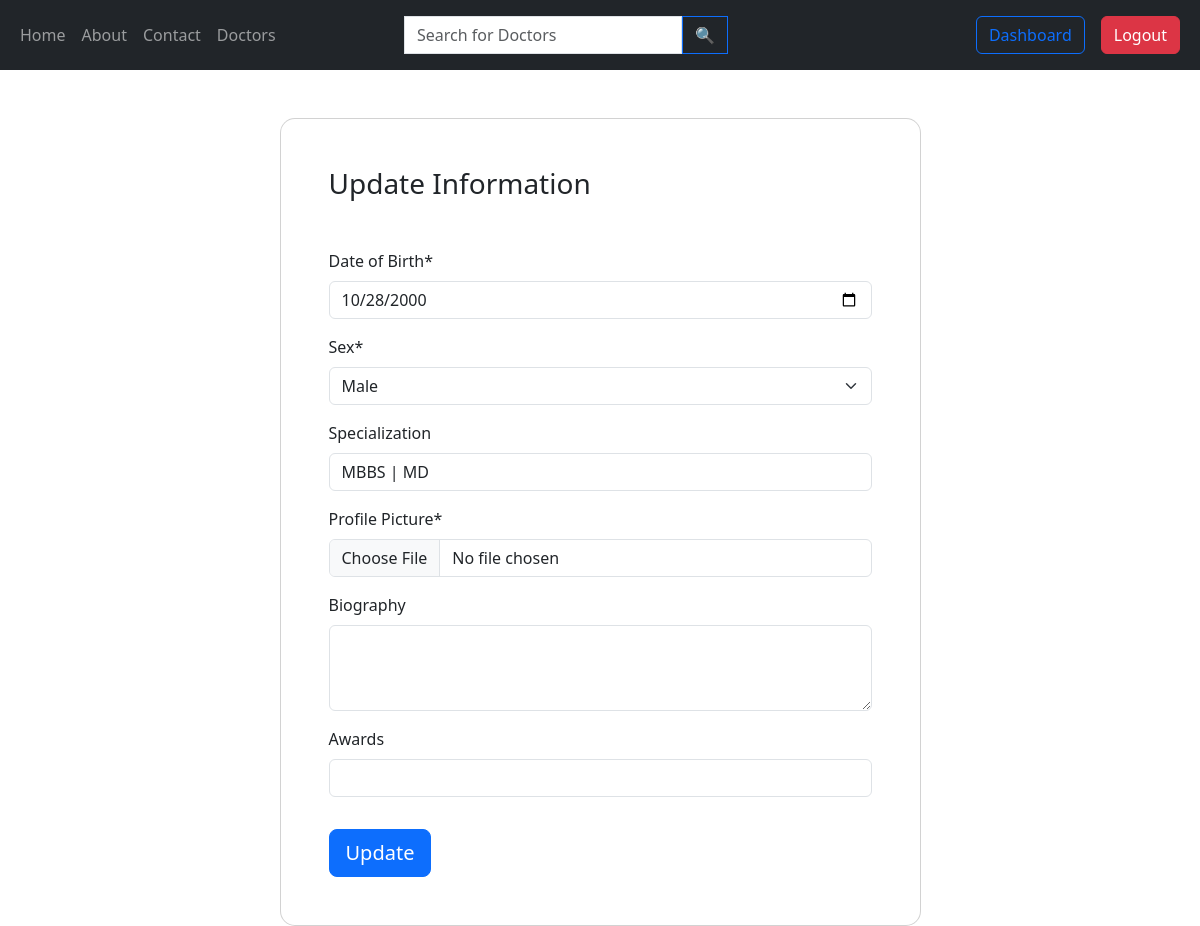
Before: /doctor-update/1/ (signed in) with the older database file.
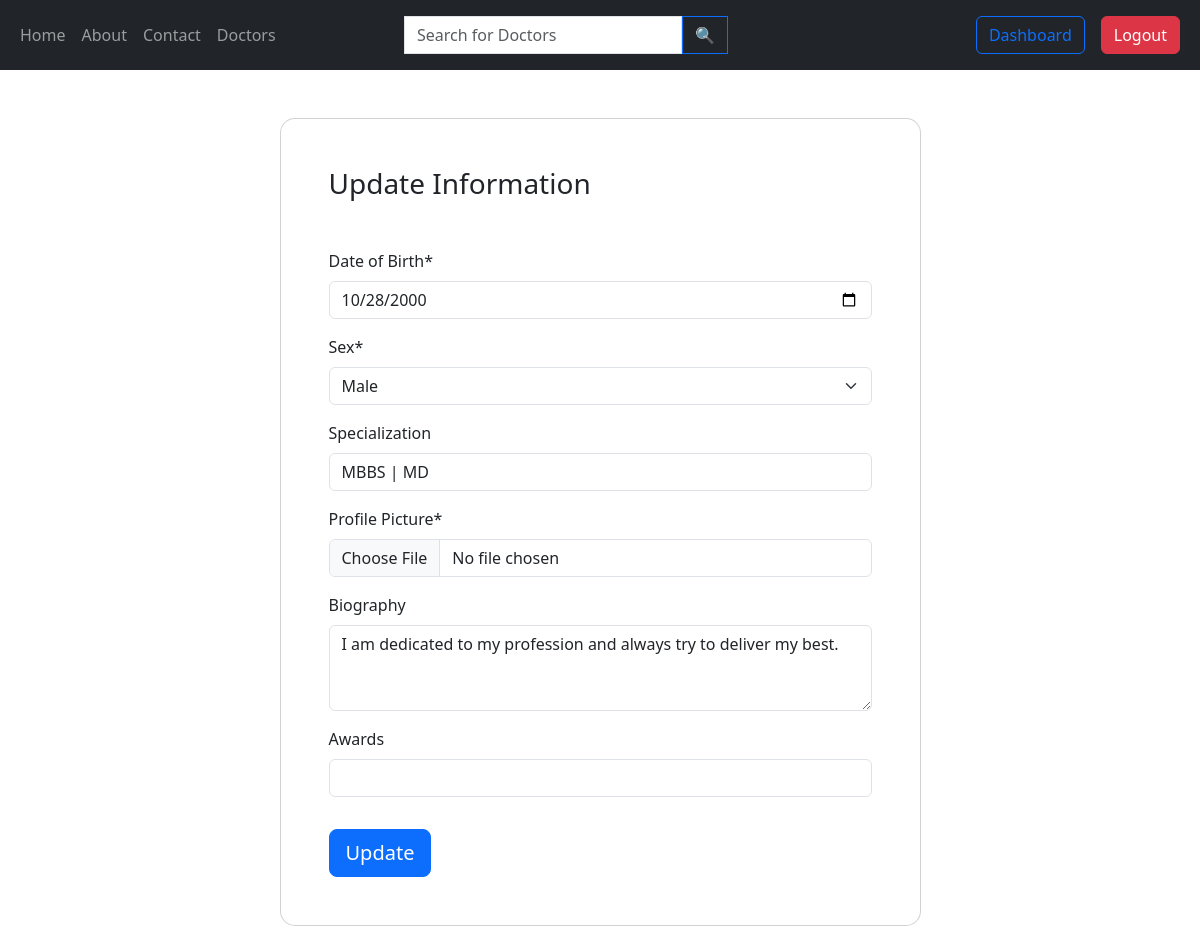
After: the same page with the newer database file.
### doctor/models.py (models this page shows, shortened)
class Doctor(models.Model):
  user= models.OneToOneField(User, on_delete= models.CASCADE,default=1)
  dob= models.DateField(default= None)
  sex= models.CharField(max_length= 10, choices= [('MALE', 'Male'), ('FEMALE', 'Female'), ('OTHER', 'Other')], default= 'FEMALE')
  department = models.ManyToManyField(Department)
  specialization = models.TextField(blank= True, null= True)
  dayofstarting= models.DateField(auto_now= True)
  avatar=models.ImageField(default="default_doctor_image.jpeg")
  Bio=models.TextField(default="",blank= True, null= True)
  Awards=models.TextField(default="",blank= True, null= True)

### doctor/views.py (the view)
# urls.py: path('doctor-update/<str:pk>/',views.doctor_update,name="doctor-update"),
@login_required(login_url='login_page')
@role_required(['DOCTOR'])
def doctor_update(request,pk):
    doctor=Doctor.objects.get(id=int(pk))
    form = DoctorForm(instance=doctor)
    if (request.method=='POST'):
        form = DoctorForm(request.POST,request.FILES,instance=doctor)
        if form.is_valid():
            form.save()
            return redirect('doctor-profile',pk=doctor.id)
    context={'form':form}
    return render(request,'doctor_update.html',context)

### doctor/forms.py
class DoctorForm(ModelForm):
    class Meta:
        model = Doctor
        fields = ['dob', 'sex', 'specialization', 'avatar', 'Bio', 'Awards']
        labels = {
            'dob': 'Date of Birth',
            'sex': 'Sex',
            'specialization': 'Specialization',
            'avatar': 'Profile Picture',
            'Bio': 'Biography',
            'Awards': 'Awards',
        }
        widgets = {
            'dob': forms.DateInput(attrs={'type': 'date', 'class': 'form-control', 'max': date.today()}),  # Date input
            'sex': forms.Select(attrs={'class': 'form-control'}),  # Dropdown for sex
            'specialization': forms.TextInput(attrs={'class': 'form-control'}),  # Text input for specialization
            'avatar': forms.FileInput(attrs={'class': 'form-control'}),  # File input for avatar
            'Bio': forms.Textarea(attrs={'class': 'form-control', 'rows': 3}),  # Textarea for Bio
            'Awards': forms.TextInput(attrs={'class': 'form-control'}),  # Text input for Awards
        }

### doctor/templates/doctor_update.html (shortened to what this page needs)
{% extends "base.html" %}
{% load crispy_forms_tags %}
{% block start %}
<section class="vh-100 gradient-custom">
    <div class="container py-5 h-100">
        <div class="row justify-content-center align-items-center h-100">
            <div class="col-12 col-lg-9 col-xl-7">
                <div class="card shadow-2-strong card-registration" style="border-radius: 15px;">
                    <div class="card-body p-4 p-md-5">
                        <h3 class="mb-4 pb-2 pb-md-0 mb-md-5">Update Information</h3>
                        <form method="post" action="" enctype="multipart/form-data">
                            {{form | crispy}}
                                <div class="mt-4 pt-2">
                                    <input data-mdb-ripple-init class="btn btn-primary btn-lg" type="submit" value="Update" />
                                </div>
                        </form>
                    </div>
                </div>
            </div>
        </div>
    </div>
</section>
{% endblock %}

Changed rows visible on the page:
changed Doctor "Male": Bio (not shown) → "I am dedicated to my profession and always try to deliver my best."
